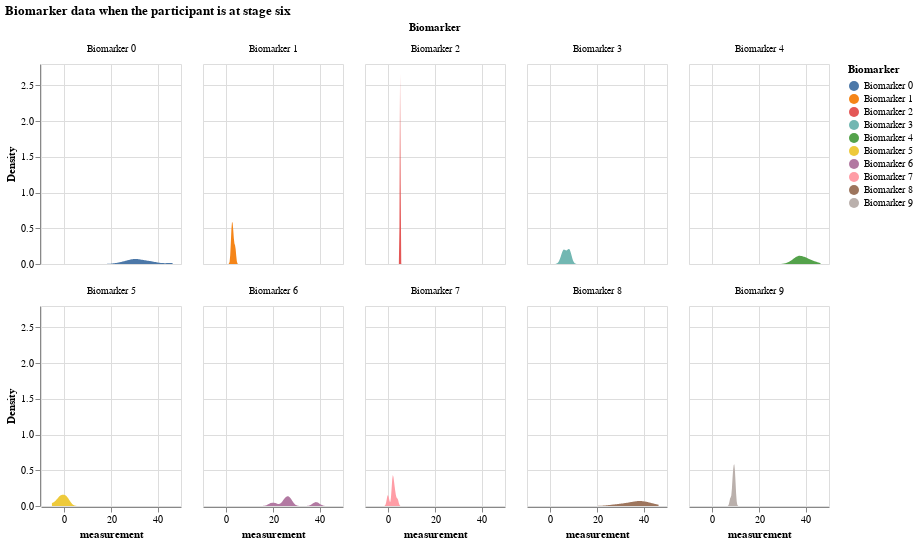

Source (notebook cell):
### Markdown cell above
### Distribution of all biomarker values when the participant is at a certain disease stage

### Code cell
# biomarker data when the participant is at stage 6
df_kj_6 = df_expanded[df_expanded.k_j == 6]
df_kj_6

alt.Chart(df_kj_6).transform_density(
    'measurement',
    as_=['measurement', 'Density'],
    groupby=['Biomarker']
).mark_area().encode(
    x="measurement:Q",
    y="Density:Q",
    facet = alt.Facet(
        "Biomarker:N",
        columns = 5
    ),
    color=alt.Color(
        'Biomarker:N'
    )
).properties(
    width= 140,
    height = 200,
).properties(
    title='Biomarker data when the participant is at stage six'
)

### Figure 1 — Vega-Lite specification as saved in the notebook (floating-point values rounded to 4 significant figures)
{"config": {"view": {"continuousWidth": 300, "continuousHeight": 300}}, "data": {"name": "data-f9ea9447bbca69c32029ba0d7699ce11"}, "mark": {"type": "area"}, "encoding": {"color": {"field": "Biomarker", "type": "nominal"}, "facet": {"columns": 5, "field": "Biomarker", "type": "nominal"}, "x": {"field": "measurement", "type": "quantitative"}, "y": {"field": "Density", "type": "quantitative"}}, "height": 200, "title": "Biomarker data when the participant is at stage six", "transform": [{"density": "measurement", "groupby": ["Biomarker"], "as": ["measurement", "Density"]}], "width": 140, "$schema": "https://vega.github.io/schema/vega-lite/v5.16.3.json", "datasets": {"data-f9ea9447bbca69c32029ba0d7699ce11": [{"Biomarker": "Biomarker 0", "participant": 6, "measurement": 34.77, "k_j": 6, "S_n": 9, "affected_or_not": "not_affected"}, {"Biomarker": "Biomarker 0", "participant": 17, "measurement": 38.69, "k_j": 6, "S_n": 9, "affected_or_not": "not_affected"}, {"Biomarker": "Biomarker 0", "participant": 25, "measurement": 35.86, "k_j": 6, "S_n": 9, "affected_or_not": "not_affected"}, {"Biomarker": "Biomarker 0", "participant": 53, "measurement": 31.3, "k_j": 6, "S_n": 9, "affected_or_not": "not_affected"}, {"Biomarker": "Biomarker 0", "participant": 62, "measurement": 29.81, "k_j": 6, "S_n": 9, "affected_or_not": "not_affected"}, {"Biomarker": "Biomarker 0", "participant": 71, "measurement": 24.34, "k_j": 6, "S_n": 9, "affected_or_not": "not_affected"}, {"Biomarker": "Biomarker 0", "participant": 73, "measurement": 30.33, "k_j": 6, "S_n": 9, "affected_or_not": "not_affected"}, {"Biomarker": "Biomarker 0", "participant": 76, "measurement": 46.39, "k_j": 6, "S_n": 9, "affected_or_not": "not_affected"}, {"Biomarker": "Biomarker 0", "participant": 80, "measurement": 27.03, "k_j": 6, "S_n": 9, "affected_or_not": "not_affected"}, {"Biomarker": "Biomarker 0", "participant": 85, "measurement": 30.29, "k_j": 6, "S_n": 9, "affected_or_not": "not_affected"}, {"Biomarker": "Biomarker 1", "participant": 6, "measurement": 3.175, "k_j": 6, "S_n": 3, "affected_or_not": "affected"}, {"Biomarker": "Biomarker 1", "participant": 17, "measurement": 3.848, "k_j": 6, "S_n": 3, "affected_or_not": "affected"}, {"Biomarker": "Biomarker 1", "participant": 25, "measurement": 2.452, "k_j": 6, "S_n": 3, "affected_or_not": "affected"}, {"Biomarker": "Biomarker 1", "participant": 53, "measurement": 2.368, "k_j": 6, "S_n": 3, "affected_or_not": "affected"}, {"Biomarker": "Biomarker 1", "participant": 62, "measurement": 2.617, "k_j": 6, "S_n": 3, "affected_or_not": "affected"}, {"Biomarker": "Biomarker 1", "participant": 71, "measurement": 2.172, "k_j": 6, "S_n": 3, "affected_or_not": "affected"}, {"Biomarker": "Biomarker 1", "participant": 73, "measurement": 3.802, "k_j": 6, "S_n": 3, "affected_or_not": "affected"}, {"Biomarker": "Biomarker 1", "participant": 76, "measurement": 2.946, "k_j": 6, "S_n": 3, "affected_or_not": "affected"}, {"Biomarker": "Biomarker 1", "participant": 80, "measurement": 2.831, "k_j": 6, "S_n": 3, "affected_or_not": "affected"}, {"Biomarker": "Biomarker 1", "participant": 85, "measurement": 2.123, "k_j": 6, "S_n": 3, "affected_or_not": "affected"}, {"Biomarker": "Biomarker 2", "participant": 6, "measurement": 5.121, "k_j": 6, "S_n": 1, "affected_or_not": "affected"}, {"Biomarker": "Biomarker 2", "participant": 17, "measurement": 5.304, "k_j": 6, "S_n": 1, "affected_or_not": "affected"}, {"Biomarker": "Biomarker 2", "participant": 25, "measurement": 5.262, "k_j": 6, "S_n": 1, "affected_or_not": "affected"}, {"Biomarker": "Biomarker 2", "participant": 53, "measurement": 5.067, "k_j": 6, "S_n": 1, "affected_or_not": "affected"}, {"Biomarker": "Biomarker 2", "participant": 62, "measurement": 4.884, "k_j": 6, "S_n": 1, "affected_or_not": "affected"}, {"Biomarker": "Biomarker 2", "participant": 71, "measurement": 5.042, "k_j": 6, "S_n": 1, "affected_or_not": "affected"}, {"Biomarker": "Biomarker 2", "participant": 73, "measurement": 4.938, "k_j": 6, "S_n": 1, "affected_or_not": "affected"}, {"Biomarker": "Biomarker 2", "participant": 76, "measurement": 5.034, "k_j": 6, "S_n": 1, "affected_or_not": "affected"}, {"Biomarker": "Biomarker 2", "participant": 80, "measurement": 5.041, "k_j": 6, "S_n": 1, "affected_or_not": "affected"}, {"Biomarker": "Biomarker 2", "participant": 85, "measurement": 4.831, "k_j": 6, "S_n": 1, "affected_or_not": "affected"}, {"Biomarker": "Biomarker 3", "participant": 6, "measurement": 5.563, "k_j": 6, "S_n": 2, "affected_or_not": "affected"}, {"Biomarker": "Biomarker 3", "participant": 17, "measurement": 8.217, "k_j": 6, "S_n": 2, "affected_or_not": "affected"}, {"Biomarker": "Biomarker 3", "participant": 25, "measurement": 8.095, "k_j": 6, "S_n": 2, "affected_or_not": "affected"}, {"Biomarker": "Biomarker 3", "participant": 53, "measurement": 7.399, "k_j": 6, "S_n": 2, "affected_or_not": "affected"}, {"Biomarker": "Biomarker 3", "participant": 62, "measurement": 8.486, "k_j": 6, "S_n": 2, "affected_or_not": "affected"}, {"Biomarker": "Biomarker 3", "participant": 71, "measurement": 5.623, "k_j": 6, "S_n": 2, "affected_or_not": "affected"}, {"Biomarker": "Biomarker 3", "participant": 73, "measurement": 6.112, "k_j": 6, "S_n": 2, "affected_or_not": "affected"}, {"Biomarker": "Biomarker 3", "participant": 76, "measurement": 5.899, "k_j": 6, "S_n": 2, "affected_or_not": "affected"}, {"Biomarker": "Biomarker 3", "participant": 80, "measurement": 8.072, "k_j": 6, "S_n": 2, "affected_or_not": "affected"}, {"Biomarker": "Biomarker 3", "participant": 85, "measurement": 4.619, "k_j": 6, "S_n": 2, "affected_or_not": "affected"}, {"Biomarker": "Biomarker 4", "participant": 6, "measurement": 39.95, "k_j": 6, "S_n": 10, "affected_or_not": "not_affected"}, {"Biomarker": "Biomarker 4", "participant": 17, "measurement": 38.66, "k_j": 6, "S_n": 10, "affected_or_not": "not_affected"}, {"Biomarker": "Biomarker 4", "participant": 25, "measurement": 37.09, "k_j": 6, "S_n": 10, "affected_or_not": "not_affected"}, {"Biomarker": "Biomarker 4", "participant": 53, "measurement": 40.2, "k_j": 6, "S_n": 10, "affected_or_not": "not_affected"}, {"Biomarker": "Biomarker 4", "participant": 62, "measurement": 36.31, "k_j": 6, "S_n": 10, "affected_or_not": "not_affected"}, {"Biomarker": "Biomarker 4", "participant": 71, "measurement": 44.28, "k_j": 6, "S_n": 10, "affected_or_not": "not_affected"}, {"Biomarker": "Biomarker 4", "participant": 73, "measurement": 37.18, "k_j": 6, "S_n": 10, "affected_or_not": "not_affected"}, {"Biomarker": "Biomarker 4", "participant": 76, "measurement": 36.03, "k_j": 6, "S_n": 10, "affected_or_not": "not_affected"}, {"Biomarker": "Biomarker 4", "participant": 80, "measurement": 33.75, "k_j": 6, "S_n": 10, "affected_or_not": "not_affected"}, {"Biomarker": "Biomarker 4", "participant": 85, "measurement": 41.84, "k_j": 6, "S_n": 10, "affected_or_not": "not_affected"}, {"Biomarker": "Biomarker 5", "participant": 6, "measurement": 1.236, "k_j": 6, "S_n": 4, "affected_or_not": "affected"}, {"Biomarker": "Biomarker 5", "participant": 17, "measurement": 1.133, "k_j": 6, "S_n": 4, "affected_or_not": "affected"}, {"Biomarker": "Biomarker 5", "participant": 25, "measurement": 0.01725, "k_j": 6, "S_n": 4, "affected_or_not": "affected"}, {"Biomarker": "Biomarker 5", "participant": 53, "measurement": -1.472, "k_j": 6, "S_n": 4, "affected_or_not": "affected"}, {"Biomarker": "Biomarker 5", "participant": 62, "measurement": 1.212, "k_j": 6, "S_n": 4, "affected_or_not": "affected"}, {"Biomarker": "Biomarker 5", "participant": 71, "measurement": -1.758, "k_j": 6, "S_n": 4, "affected_or_not": "affected"}, {"Biomarker": "Biomarker 5", "participant": 73, "measurement": -2.042, "k_j": 6, "S_n": 4, "affected_or_not": "affected"}, {"Biomarker": "Biomarker 5", "participant": 76, "measurement": -3.064, "k_j": 6, "S_n": 4, "affected_or_not": "affected"}, {"Biomarker": "Biomarker 5", "participant": 80, "measurement": -5.32, "k_j": 6, "S_n": 4, "affected_or_not": "affected"}, {"Biomarker": "Biomarker 5", "participant": 85, "measurement": -0.4958, "k_j": 6, "S_n": 4, "affected_or_not": "affected"}, {"Biomarker": "Biomarker 6", "participant": 6, "measurement": 25.23, "k_j": 6, "S_n": 8, "affected_or_not": "not_affected"}, {"Biomarker": "Biomarker 6", "participant": 17, "measurement": 37.85, "k_j": 6, "S_n": 8, "affected_or_not": "not_affected"}, {"Biomarker": "Biomarker 6", "participant": 25, "measurement": 20.93, "k_j": 6, "S_n": 8, "affected_or_not": "not_affected"}, {"Biomarker": "Biomarker 6", "participant": 53, "measurement": 27.57, "k_j": 6, "S_n": 8, "affected_or_not": "not_affected"}, {"Biomarker": "Biomarker 6", "participant": 62, "measurement": 24.69, "k_j": 6, "S_n": 8, "affected_or_not": "not_affected"}, {"Biomarker": "Biomarker 6", "participant": 71, "measurement": 25.9, "k_j": 6, "S_n": 8, "affected_or_not": "not_affected"}, {"Biomarker": "Biomarker 6", "participant": 73, "measurement": 26.71, "k_j": 6, "S_n": 8, "affected_or_not": "not_affected"}, {"Biomarker": "Biomarker 6", "participant": 76, "measurement": 19.04, "k_j": 6, "S_n": 8, "affected_or_not": "not_affected"}, {"Biomarker": "Biomarker 6", "participant": 80, "measurement": 27.19, "k_j": 6, "S_n": 8, "affected_or_not": "not_affected"}, {"Biomarker": "Biomarker 6", "participant": 85, "measurement": 39.04, "k_j": 6, "S_n": 8, "affected_or_not": "not_affected"}, {"Biomarker": "Biomarker 7", "participant": 6, "measurement": 2.622, "k_j": 6, "S_n": 6, "affected_or_not": "affected"}, {"Biomarker": "Biomarker 7", "participant": 17, "measurement": 2.328, "k_j": 6, "S_n": 6, "affected_or_not": "affected"}, {"Biomarker": "Biomarker 7", "participant": 25, "measurement": 1.973, "k_j": 6, "S_n": 6, "affected_or_not": "affected"}, {"Biomarker": "Biomarker 7", "participant": 53, "measurement": 1.851, "k_j": 6, "S_n": 6, "affected_or_not": "affected"}, {"Biomarker": "Biomarker 7", "participant": 62, "measurement": 1.788, "k_j": 6, "S_n": 6, "affected_or_not": "affected"}, {"Biomarker": "Biomarker 7", "participant": 71, "measurement": 1.645, "k_j": 6, "S_n": 6, "affected_or_not": "affected"}, {"Biomarker": "Biomarker 7", "participant": 73, "measurement": 3.956, "k_j": 6, "S_n": 6, "affected_or_not": "affected"}, {"Biomarker": "Biomarker 7", "participant": 76, "measurement": -0.4339, "k_j": 6, "S_n": 6, "affected_or_not": "affected"}, {"Biomarker": "Biomarker 7", "participant": 80, "measurement": 3.036, "k_j": 6, "S_n": 6, "affected_or_not": "affected"}, {"Biomarker": "Biomarker 7", "participant": 85, "measurement": 0.09941, "k_j": 6, "S_n": 6, "affected_or_not": "affected"}, {"Biomarker": "Biomarker 8", "participant": 6, "measurement": 36.73, "k_j": 6, "S_n": 7, "affected_or_not": "not_affected"}, {"Biomarker": "Biomarker 8", "participant": 17, "measurement": 32.29, "k_j": 6, "S_n": 7, "affected_or_not": "not_affected"}, {"Biomarker": "Biomarker 8", "participant": 25, "measurement": 26.89, "k_j": 6, "S_n": 7, "affected_or_not": "not_affected"}, {"Biomarker": "Biomarker 8", "participant": 53, "measurement": 31.66, "k_j": 6, "S_n": 7, "affected_or_not": "not_affected"}, {"Biomarker": "Biomarker 8", "participant": 62, "measurement": 40.46, "k_j": 6, "S_n": 7, "affected_or_not": "not_affected"}, {"Biomarker": "Biomarker 8", "participant": 71, "measurement": 37.43, "k_j": 6, "S_n": 7, "affected_or_not": "not_affected"}, {"Biomarker": "Biomarker 8", "participant": 73, "measurement": 38.21, "k_j": 6, "S_n": 7, "affected_or_not": "not_affected"}, {"Biomarker": "Biomarker 8", "participant": 76, "measurement": 37.49, "k_j": 6, "S_n": 7, "affected_or_not": "not_affected"}, {"Biomarker": "Biomarker 8", "participant": 80, "measurement": 42.16, "k_j": 6, "S_n": 7, "affected_or_not": "not_affected"}, {"Biomarker": "Biomarker 8", "participant": 85, "measurement": 43.86, "k_j": 6, "S_n": 7, "affected_or_not": "not_affected"}, {"Biomarker": "Biomarker 9", "participant": 6, "measurement": 9.942, "k_j": 6, "S_n": 5, "affected_or_not": "affected"}, {"Biomarker": "Biomarker 9", "participant": 17, "measurement": 7.734, "k_j": 6, "S_n": 5, "affected_or_not": "affected"}, {"Biomarker": "Biomarker 9", "participant": 25, "measurement": 8.746, "k_j": 6, "S_n": 5, "affected_or_not": "affected"}, {"Biomarker": "Biomarker 9", "participant": 53, "measurement": 9.362, "k_j": 6, "S_n": 5, "affected_or_not": "affected"}, {"Biomarker": "Biomarker 9", "participant": 62, "measurement": 9.01, "k_j": 6, "S_n": 5, "affected_or_not": "affected"}, {"Biomarker": "Biomarker 9", "participant": 71, "measurement": 9.581, "k_j": 6, "S_n": 5, "affected_or_not": "affected"}, {"Biomarker": "Biomarker 9", "participant": 73, "measurement": 8.638, "k_j": 6, "S_n": 5, "affected_or_not": "affected"}, {"Biomarker": "Biomarker 9", "participant": 76, "measurement": 8.971, "k_j": 6, "S_n": 5, "affected_or_not": "affected"}, {"Biomarker": "Biomarker 9", "participant": 80, "measurement": 9.507, "k_j": 6, "S_n": 5, "affected_or_not": "affected"}, {"Biomarker": "Biomarker 9", "participant": 85, "measurement": 9.584, "k_j": 6, "S_n": 5, "affected_or_not": "affected"}]}}
